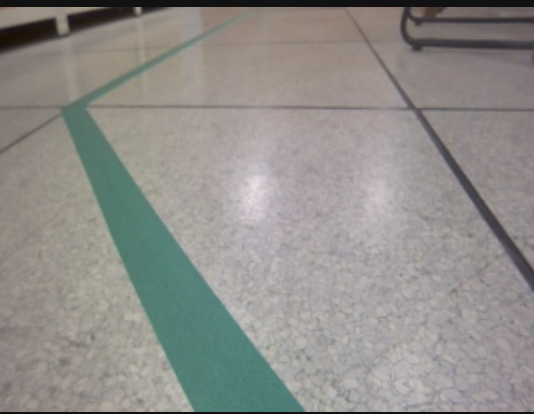
#> input picture image.png, 534 x 414 px, given in place of alpac2.jpg, which was not available
$ jupyter execute 'Untitled (1).ipynb'
#> lines starting #> are read from the running program, lines starting #| are printed output that depends on the picture; after the words box and inside, x2 and y2 are one past the last pixel; in counts of white or black regions, pixels touching at a corner belong together; pictures that were not available may be replaced by others from this repository, and a replacement may not be noted
#> further down, img is the input picture: shape (414, 534, 3); mean B, G, R 138.2, 141.9, 143.6
[cell 1]
import numpy as np
import cv2
from matplotlib import pyplot as plt
'''
img = cv2.imread('a.jpg', cv2.IMREAD_GRAYSCALE)
ret,thr = cv2.threshold(img,127,255,cv2.THRESH_BINARY)
thr = cv2.bitwise_not(thr)

thr_0 = thr[:500]
print(img.shape)

#contours, hierarchy = cv2.findContours(thr, cv2.RETR_TREE, cv2.CHAIN_APPROX_SIMPLE)


#img = cv2.drawContours(img, contours, 0, (200,0,0), 10)
plt.imshow(thr_0)
x = contours[0]
x = np.reshape(x,(-1,2))
'''

[cell 2]
import cv2
import numpy as np
import time
from matplotlib import pyplot as plt

'''
from pop import Util,Pilot
Car=Pilot.AutoCar()
Car.camPan(98)
Car.camTilt(-15)
Util.enable_imshow()

cam = Util.gstrmer(width=640,height=480)
cap =cv2.VideoCapture(cam,cv2.CAP_GSTREAMER)
camera_matrix_file="intrinsic_parameters/camera_matrix.npy"
dist_coeffs_file = "intrinsic_parameters/distortion_coefficients.npy"

camera_matrix=np.load(camera_matrix_file)
dist_coeffs=np.load(dist_coeffs_file)
'''

#-------------------------------------------------------------------------#


def Get_center(img,height_range:tuple , width_range = (320 - 320 , 320 + 320) , min_contour_area = 100 ):

    # get cam center
#> called with height_range = (0, 100), width_range = (0, 640), min_contour_area = 100
    cam_cx,cam_cy = int ((width_range[0] + width_range[1]) / 2) , int ((height_range[0] + height_range[1]) / 2)

    # convert image by bitwise
    crop_img  = img[height_range[0]:height_range[1],width_range[0]:width_range[1]]
    gray_img = cv2.cvtColor(crop_img, cv2.COLOR_BGR2GRAY)
    ret, thr_img = cv2.threshold( gray_img , 127 , 255 , cv2.THRESH_BINARY )
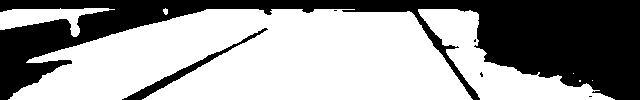
#> thr_img: shape (100, 640); 60.7% white; 6 black regions (4 under 20 px), largest, box (x1, y1, x2, y2) and area: (0, 0, 640, 100) 24260, (122, 28, 268, 100) 869
    thr_img = cv2.bitwise_not ( thr_img )
#> thr_img: shape (100, 640); 39.3% white; 6 white regions (4 under 20 px)

    # get contours
    contours , hierarchy = cv2.findContours(thr_img , cv2.RETR_TREE , cv2.CHAIN_APPROX_SIMPLE)
#> contours = 10 contours, 7 with area under 20; largest, box (x1, y1, x2, y2) and area: (0, 0, 640, 100) 23220, (122, 28, 268, 100) 722, (162, 7, 169, 16) 34

    # IF No contour
    if(len(contours) == 0 ) :  return cam_cx, cam_cy ,  cam_cx , cam_cy

    # IF Too small contour area
    c = max(contours , key = cv2.contourArea)
#> c = contour of 513 points, box (x1, y1, x2, y2) (0, 0, 640, 100), area 23220
    M = cv2.moments(c)
#> M = moments, m00 23220, centre m10/m00, m01/m00 = (383.8, 34.81)
    if( M['m00'] < min_contour_area ): return cam_cx, cam_cy ,  cam_cx , cam_cy


    # get center
    cx = int(M['m10']/M['m00']) + width_range[0]
#> cx = 383
    cy = int(M['m01']/M['m00']) + height_range[0]
#> cy = 34

    # draw
    cv2.drawContours(crop_img, contours, -1, (255,0,0), 3)
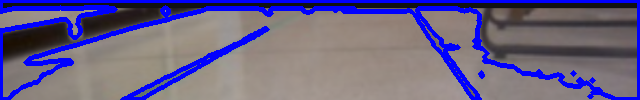
#> crop_img: shape (100, 640, 3); mean B, G, R 134.4, 98.7, 106.7
    cv2.circle(img, (cx,cy), 1,(255,0,0) ,5)
#> img: shape (480, 640, 3); mean B, G, R 143.6, 138.6, 140.2
    cv2.circle(img, (cam_cx,cam_cy), 1,(0,0,255) ,5)
#> img: shape (480, 640, 3); mean B, G, R 143.6, 138.6, 140.2

    #print( cam_cx, cam_cy , cx , cy ) ; print( M['m00'] )  ; print(len(contours ))
    return cam_cx, cam_cy , cx , cy


#-------------------------------------------------------------------------#
prior_error = 0; I = 0;
def Get_pid_value(error, Kp , Ki , Kd):
    P = error
    I = I+error
    D = error - prior_error

    pid_value = P*Kp + I*Ki + D*Kd

    prior_error = error
    return pid_value

#-------------------------------------------------------------------------#
while True:

    #ret, img =cap.read() ; img=cv2.undistort(img,camera_matrix,dist_coeffs)
    img = cv2.imread('alpac2.jpg') ; img = cv2.resize(img,(640,480))#


    cam_cx0 , cam_cy0 , contour_cx0 , contour_cy0 = Get_center(img ,height_range = (0,100))
#> cam_cx0 = 320; cam_cy0 = 50; contour_cx0 = 383; contour_cy0 = 34
    cam_cx1 , cam_cy1 , contour_cx1 , contour_cy1 = Get_center(img ,height_range = (100,200))
#> call 2 of Get_center, with height_range = (100, 200), width_range = (0, 640), min_contour_area = 100
#> in Get_center (call 2), `ret, thr_img = cv2.threshold( gray_img , 127 , 255 , cv2.THRESH_BINARY )`: thr_img: shape (100, 640); 85.5% white; 17 black regions (11 under 20 px), largest, box (x1, y1, x2, y2) and area: (0, 0, 263, 100) 6437, (473, 0, 640, 100) 2441, (340, 23, 444, 27) 259, (613, 56, 623, 66) 50, (631, 47, 640, 52) 36, (622, 38, 627, 48) 35
#> in Get_center (call 2), `thr_img = cv2.bitwise_not ( thr_img )`: thr_img: shape (100, 640); 14.5% white; 17 white regions (11 under 20 px)
#> in Get_center (call 2), `contours , hierarchy = cv2.findContours(thr_img , cv2.RETR_TREE , cv2...`: contours = 19 contours, 12 with area under 20; largest, box (x1, y1, x2, y2) and area: (0, 0, 263, 100) 6556, (473, 0, 640, 100) 2122, (15, 26, 72, 51) 598, (340, 23, 444, 27) 155, (613, 56, 623, 66) 36, (631, 47, 640, 52) 25, (622, 38, 627, 48) 24
#> in Get_center (call 2), `c = max(contours , key = cv2.contourArea)`: c = contour of 295 points, box (x1, y1, x2, y2) (0, 0, 263, 100), area 6556
#> in Get_center (call 2), `M = cv2.moments(c)`: M = moments, m00 6556.5, centre m10/m00, m01/m00 = (73.37, 48.76)
#> in Get_center (call 2), `cx = int(M['m10']/M['m00']) + width_range[0]`: cx = 73
#> in Get_center (call 2), `cy = int(M['m01']/M['m00']) + height_range[0]`: cy = 148
#> in Get_center (call 2), `cv2.drawContours(crop_img, contours, -1, (255,0,0), 3)`:
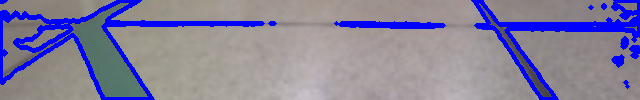
#> crop_img: shape (100, 640, 3); mean B, G, R 157.2, 129.2, 134.5
#> in Get_center (call 2), `cv2.circle(img, (cx,cy), 1,(255,0,0) ,5)`:
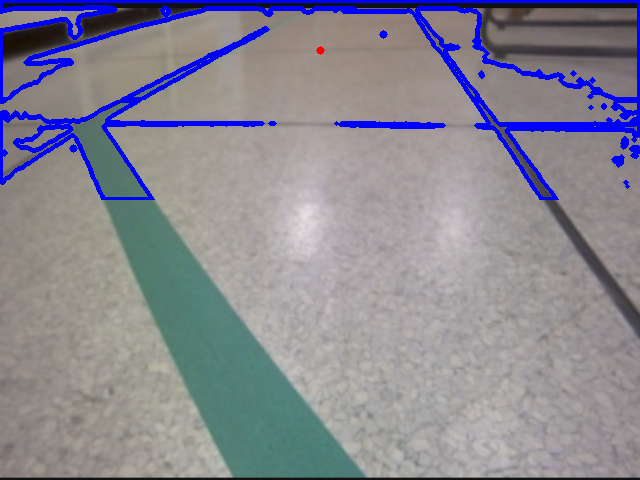
#> img: shape (480, 640, 3); mean B, G, R 147, 135.4, 136.9
#> in Get_center (call 2), `cv2.circle(img, (cam_cx,cam_cy), 1,(0,0,255) ,5)`: img: shape (480, 640, 3); 0.02% of pixels changed, all inside (x1, y1, x2, y2) = (316, 146, 325, 155)
#> cam_cx1 = 320; cam_cy1 = 150; contour_cx1 = 73; contour_cy1 = 148
    cam_cx2 , cam_cy2 , contour_cx2 , contour_cy2 = Get_center(img ,height_range = (200,300))
#> call 3 of Get_center, with height_range = (200, 300), width_range = (0, 640), min_contour_area = 100
#> in Get_center (call 3), `ret, thr_img = cv2.threshold( gray_img , 127 , 255 , cv2.THRESH_BINARY )`:
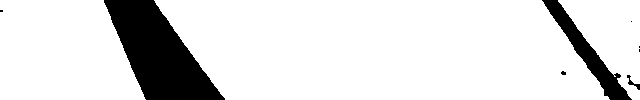
#> thr_img: shape (100, 640); 86.9% white; 8 black regions (5 under 20 px), largest, box (x1, y1, x2, y2) and area: (104, 0, 225, 100) 6443, (542, 0, 632, 100) 1865, (627, 75, 640, 90) 57
#> in Get_center (call 3), `thr_img = cv2.bitwise_not ( thr_img )`: thr_img: shape (100, 640); 13.1% white; 8 white regions (5 under 20 px)
#> in Get_center (call 3), `contours , hierarchy = cv2.findContours(thr_img , cv2.RETR_TREE , cv2...`: contours = 9 contours, 6 with area under 20; largest, box (x1, y1, x2, y2) and area: (104, 0, 225, 100) 6280, (542, 0, 632, 100) 1743, (627, 75, 640, 90) 35
#> in Get_center (call 3), `c = max(contours , key = cv2.contourArea)`: c = contour of 142 points, box (x1, y1, x2, y2) (104, 0, 225, 100), area 6280
#> in Get_center (call 3), `M = cv2.moments(c)`: M = moments, m00 6279.5, centre m10/m00, m01/m00 = (158.3, 53.33)
#> in Get_center (call 3), `cx = int(M['m10']/M['m00']) + width_range[0]`: cx = 158
#> in Get_center (call 3), `cy = int(M['m01']/M['m00']) + height_range[0]`: cy = 253
#> in Get_center (call 3), `cv2.drawContours(crop_img, contours, -1, (255,0,0), 3)`:
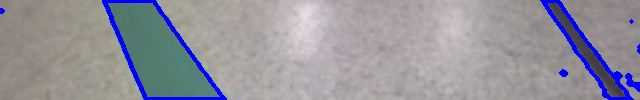
#> crop_img: shape (100, 640, 3); mean B, G, R 156.6, 147.8, 149.3
#> in Get_center (call 3), `cv2.circle(img, (cx,cy), 1,(255,0,0) ,5)`:
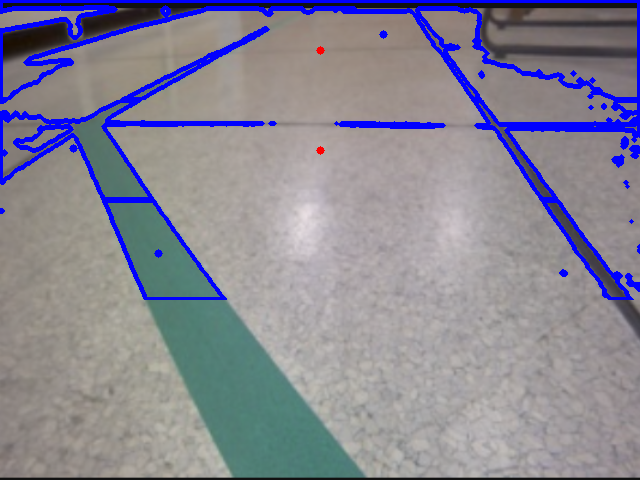
#> img: shape (480, 640, 3); mean B, G, R 148.2, 134.2, 135.9
#> in Get_center (call 3), `cv2.circle(img, (cam_cx,cam_cy), 1,(0,0,255) ,5)`: img: shape (480, 640, 3); 0.02% of pixels changed, all inside (x1, y1, x2, y2) = (316, 246, 325, 255)
#> cam_cx2 = 320; cam_cy2 = 250; contour_cx2 = 158; contour_cy2 = 253
    cam_cx3 , cam_cy3 , contour_cx3 , contour_cy3 = Get_center(img ,height_range = (300,480))
#> call 4 of Get_center, with height_range = (300, 480), width_range = (0, 640), min_contour_area = 100
#> in Get_center (call 4), `ret, thr_img = cv2.threshold( gray_img , 127 , 255 , cv2.THRESH_BINARY )`:
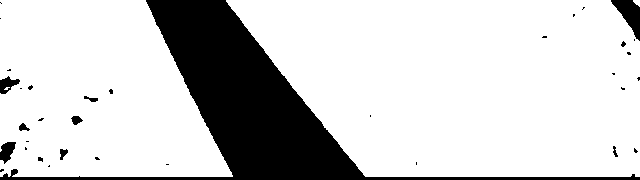
#> thr_img: shape (180, 640); 80.8% white; 35 black regions (26 under 20 px), largest, box (x1, y1, x2, y2) and area: (0, 0, 640, 180) 20683, (611, 0, 640, 41) 577, (0, 142, 16, 164) 221
#> in Get_center (call 4), `thr_img = cv2.bitwise_not ( thr_img )`: thr_img: shape (180, 640); 19.2% white; 35 white regions (26 under 20 px)
#> in Get_center (call 4), `contours , hierarchy = cv2.findContours(thr_img , cv2.RETR_TREE , cv2...`: contours = 36 contours, 28 with area under 20; largest, box (x1, y1, x2, y2) and area: (0, 0, 640, 180) 19877, (611, 0, 640, 41) 524, (0, 142, 16, 164) 192, (0, 76, 20, 94) 176, (71, 116, 83, 125) 56, (60, 149, 68, 160) 41, (19, 123, 30, 131) 39, (84, 96, 98, 102) 28
#> in Get_center (call 4), `c = max(contours , key = cv2.contourArea)`: c = contour of 255 points, box (x1, y1, x2, y2) (0, 0, 640, 180), area 19877
#> in Get_center (call 4), `M = cv2.moments(c)`: M = moments, m00 19877, centre m10/m00, m01/m00 = (250.4, 101.4)
#> in Get_center (call 4), `cx = int(M['m10']/M['m00']) + width_range[0]`: cx = 250
#> in Get_center (call 4), `cy = int(M['m01']/M['m00']) + height_range[0]`: cy = 401
#> in Get_center (call 4), `cv2.drawContours(crop_img, contours, -1, (255,0,0), 3)`:
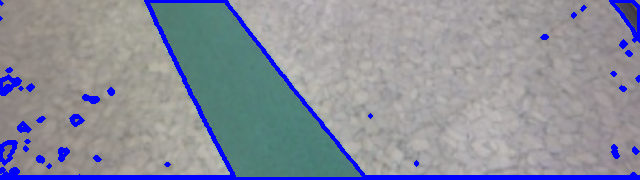
#> crop_img: shape (180, 640, 3); mean B, G, R 155.6, 142.6, 139
#> in Get_center (call 4), `cv2.circle(img, (cx,cy), 1,(255,0,0) ,5)`:
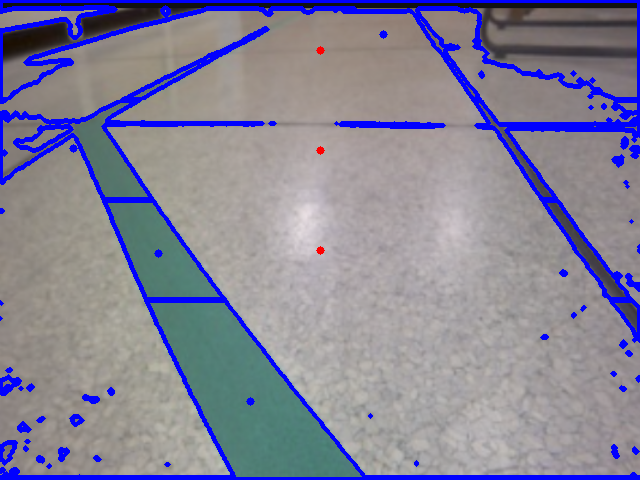
#> img: shape (480, 640, 3); mean B, G, R 151.7, 131.6, 133.4
#> in Get_center (call 4), `cv2.circle(img, (cam_cx,cam_cy), 1,(0,0,255) ,5)`: img: shape (480, 640, 3); 0.02% of pixels changed, all inside (x1, y1, x2, y2) = (316, 386, 325, 395)
#> cam_cx3 = 320; cam_cy3 = 390; contour_cx3 = 250; contour_cy3 = 401

    print( cam_cx0 - contour_cx0 )
#| -63
    print( cam_cx1 - contour_cx1 )
#| 247
    print( cam_cx2 - contour_cx2 )
#| 162
    print( cam_cx3 - contour_cx3 )
#| 70

    plt.imshow(img) ; plt.show()


    break;
#-------------------------------------------------------------------------#
#cap.release()
#cv2.destroyAllWindows()
